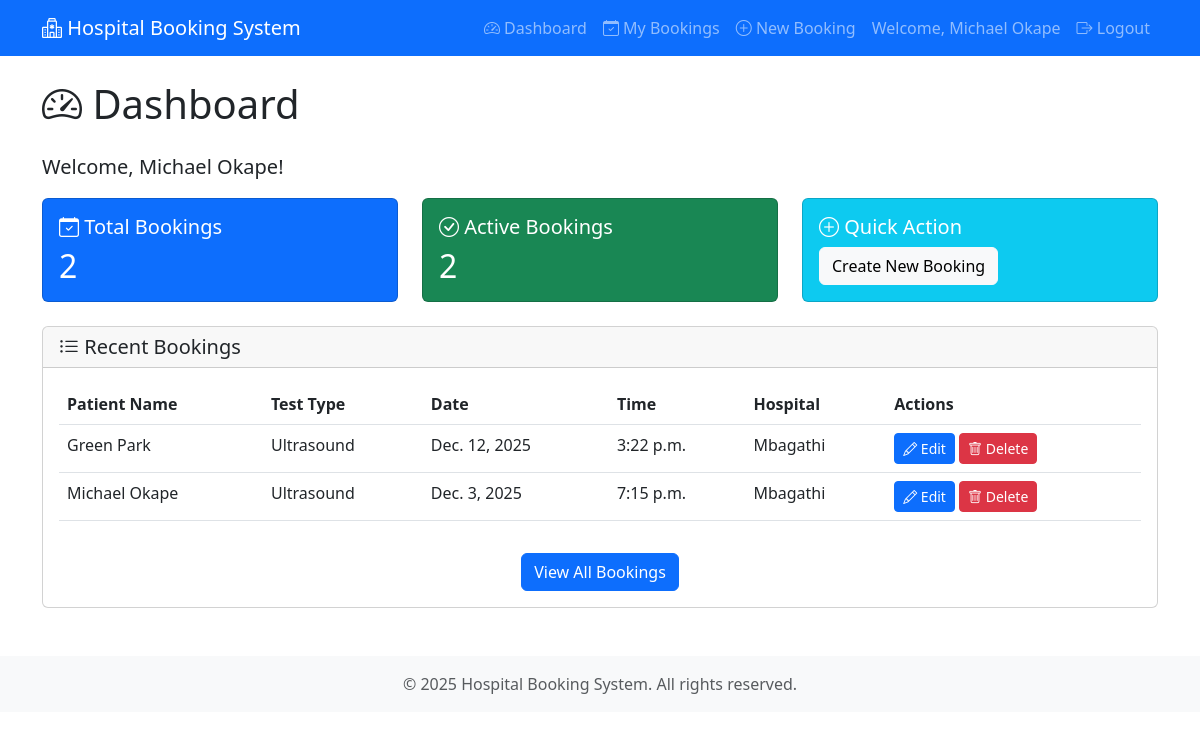
Page /dashboard/ (signed in) on the committed database.
### core/models.py (models this page shows, shortened)
class Booking(models.Model):
    user = models.ForeignKey(User, on_delete=models.CASCADE, related_name='bookings', null=True, blank=True)
    patient = models.ForeignKey(Patient, on_delete=models.CASCADE, related_name='bookings')
    test = models.ForeignKey(Test, on_delete=models.CASCADE, related_name='bookings')
    date = models.DateField()
    time = models.TimeField()
    hospital = models.CharField(max_length=200)
    created_at = models.DateTimeField(auto_now_add=True)
    class Meta:
        ordering = ['-date', '-time']
        unique_together = [('patient', 'test', 'date', 'time')]

class Patient(models.Model):
    name = models.CharField(max_length=200)
    age = models.IntegerField()
    contact = models.CharField(
        max_length=10,
        validators=[
            RegexValidator(
                regex=r'^07\d{8}$',
                message='Contact number must start with 07 and be 10 digits long (e.g., 0712345678).'
            )
        ]
    )
    created_at = models.DateTimeField(auto_now_add=True)
    class Meta:
        ordering = ['-created_at']

class Test(models.Model):
    name = models.CharField(max_length=200, unique=True)
    class Meta:
        ordering = ['name']

### core/views.py (the view)
# urls.py: path('dashboard/', views.dashboard, name='dashboard'),
@login_required
def dashboard(request):
    bookings = Booking.objects.filter(user=request.user).select_related('patient', 'test')
    context = {
        'bookings': bookings,
        'user': request.user
    }
    return render(request, 'core/dashboard.html', context)

### core/templates/core/dashboard.html (shortened to what this page needs)
{% extends 'base.html' %}
{% load crispy_forms_tags %}
{% block content %}
<div class="row">
    <div class="col-12">
        <h1 class="mb-4">
            <i class="bi bi-speedometer2"></i> Dashboard
        </h1>
        <p class="lead">Welcome, {{ user.get_full_name|default:user.username }}!</p>
    </div>
</div>
<div class="row mb-4">
    <div class="col-md-4">
        <div class="card text-white bg-primary">
            <div class="card-body">
                <h5 class="card-title">
                    <i class="bi bi-calendar-check"></i> Total Bookings
                </h5>
                <h2 class="card-text">{{ bookings.count }}</h2>
            </div>
        </div>
    </div>
    <div class="col-md-4">
        <div class="card text-white bg-success">
            <div class="card-body">
                <h5 class="card-title">
                    <i class="bi bi-check-circle"></i> Active Bookings
                </h5>
                <h2 class="card-text">{{ bookings.count }}</h2>
            </div>
        </div>
    </div>
    <div class="col-md-4">
        <div class="card text-white bg-info">
            <div class="card-body">
                <h5 class="card-title">
                    <i class="bi bi-plus-circle"></i> Quick Action
                </h5>
                <a href="{% url 'create_booking' %}" class="btn btn-light">
                    Create New Booking
                </a>
            </div>
        </div>
    </div>
</div>
<div class="row">
    <div class="col-12">
        <div class="card">
            <div class="card-header">
                <h5 class="mb-0">
                    <i class="bi bi-list-ul"></i> Recent Bookings
                </h5>
            </div>
            <div class="card-body">
                {% if bookings %}
                    <div class="table-responsive">
                        <table class="table table-hover">
                            <thead>
                                <tr>
                                    <th>Patient Name</th>
                                    <th>Test Type</th>
                                    <th>Date</th>
                                    <th>Time</th>
                                    <th>Hospital</th>
                                    <th>Actions</th>
                                </tr>
                            </thead>
                            <tbody>
                                {% for booking in bookings|slice:":5" %}
                                <tr>
                                    <td>{{ booking.patient.name }}</td>
                                    <td>{{ booking.test.name }}</td>
                                    <td>{{ booking.date }}</td>
                                    <td>{{ booking.time }}</td>
                                    <td>{{ booking.hospital }}</td>
                                    <td>
                                        <a href="{% url 'update_booking' booking.id %}" class="btn btn-sm btn-primary">
                                            <i class="bi bi-pencil"></i> Edit
                                        </a>
                                        <a href="{% url 'delete_booking' booking.id %}" class="btn btn-sm btn-danger">
                                            <i class="bi bi-trash"></i> Delete
                                        </a>
                                    </td>
                                </tr>
                                {% endfor %}
                            </tbody>
                        </table>
                    </div>
                    <div class="text-center mt-3">
                        <a href="{% url 'list_bookings' %}" class="btn btn-primary">
                            View All Bookings
                        </a>
                    </div>
                {% else %}
                    <div class="alert alert-info">
                        <i class="bi bi-info-circle"></i> No bookings found.
                        <a href="{% url 'create_booking' %}">Create your first booking</a>.
                    </div>
                {% endif %}
            </div>
        </div>
    </div>
</div>
{% endblock %}

### core/templates/base.html (shortened to what this page needs)
<!DOCTYPE html>
<html lang="en">
<head>
    <link href="https://cdn.jsdelivr.net/npm/bootstrap@5.3.0/dist/css/bootstrap.min.css" rel="stylesheet">
    <link href="https://cdn.jsdelivr.net/npm/bootstrap-icons@1.10.0/font/bootstrap-icons.css" rel="stylesheet">
</head>
<body>
    <nav class="navbar navbar-expand-lg navbar-dark bg-primary">
        <div class="container">
            <a class="navbar-brand" href="{% url 'dashboard' %}">
                <i class="bi bi-hospital"></i> Hospital Booking System
            </a>
            <div class="collapse navbar-collapse" id="navbarNav">
                <ul class="navbar-nav ms-auto">
                    {% if user.is_authenticated %}
                        <li class="nav-item">
                            <a class="nav-link" href="{% url 'dashboard' %}">
                                <i class="bi bi-speedometer2"></i> Dashboard
                            </a>
                        </li>
                        <li class="nav-item">
                            <a class="nav-link" href="{% url 'list_bookings' %}">
                                <i class="bi bi-calendar-check"></i> My Bookings
                            </a>
                        </li>
                        <li class="nav-item">
                            <a class="nav-link" href="{% url 'create_booking' %}">
                                <i class="bi bi-plus-circle"></i> New Booking
                            </a>
                        </li>
                        <li class="nav-item">
                            <span class="nav-link">Welcome, {{ user.get_full_name|default:user.username }}</span>
                        </li>
                        <li class="nav-item">
                            <a class="nav-link" href="{% url 'logout' %}">
                                <i class="bi bi-box-arrow-right"></i> Logout
                            </a>
                        </li>
                    {% endif %}
                </ul>
            </div>
        </div>
    </nav>
    <main class="container my-4">
        {% block content %}
        {% endblock %}
    </main>
    <footer class="bg-light text-center py-3 mt-5">
        <div class="container">
            <p class="text-muted mb-0">&copy; 2025 Hospital Booking System. All rights reserved.</p>
        </div>
    </footer>
</body>
</html>

### rows in the picture
Booking: patient.name "Green Park", test.name "Ultrasound", date "Dec. 12, 2025", time "3:22 p.m.", hospital "Mbagathi"
Booking: patient.name "Michael Okape", test.name "Ultrasound", date "Dec. 3, 2025", time "7:15 p.m.", hospital "Mbagathi"

### other values in the picture
{{ user.get_full_name|default:user.username }} "Michael Okape"
{{ bookings.count }} "2"
